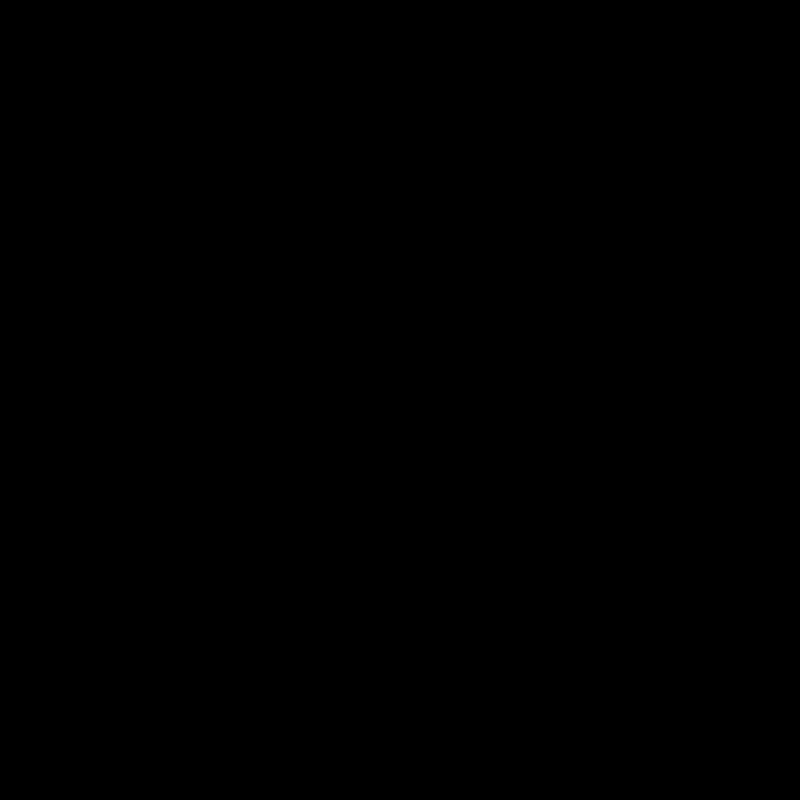
Frame 1 (no input)
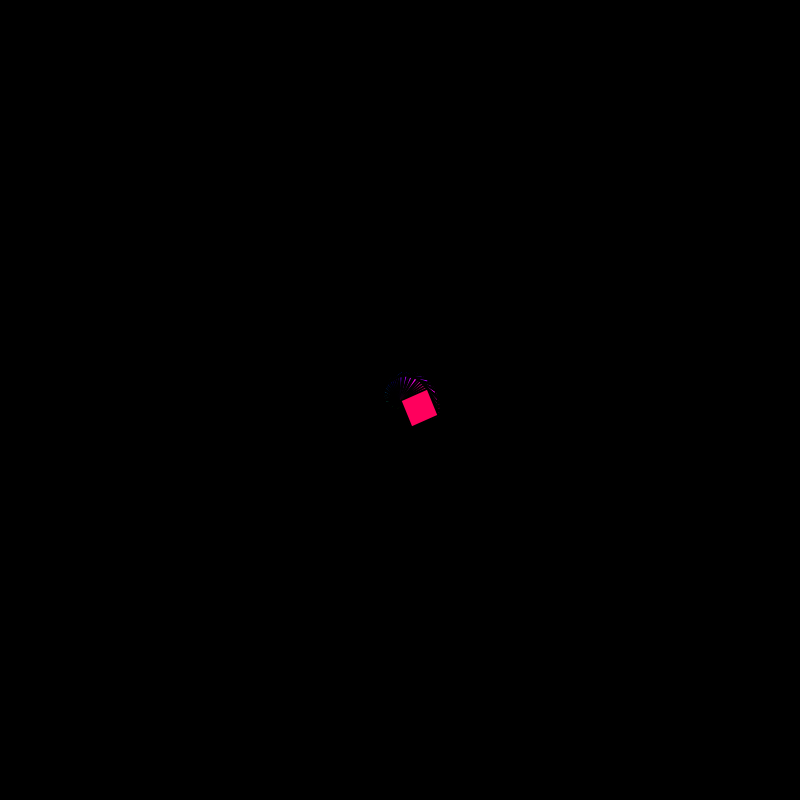
Frame 60 (the mouse pressed at the canvas centre just before this capture)
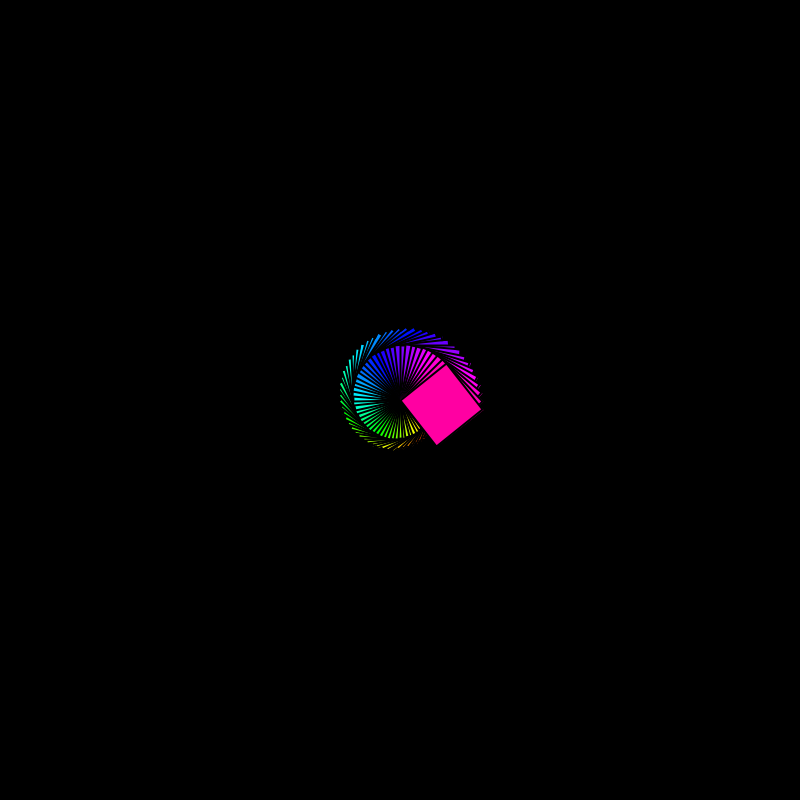
Frame 120 (the mouse held since frame 60 and released just before this capture)

The Processing sketch that drew these frames (run headless with seeded random() and noise(); from frame 60 on, the mouse is pressed at the canvas centre):

// Processing sketch: act03_example01
// ── act03_example01.pde
float r;
float t;
float h;

void setup(){
 size(800,800);
 background(0);
 colorMode(HSB);
}

void draw(){
  translate(width/2, height/2);
  rotate(r);
  
  h = map(r%TWO_PI, 0, TWO_PI, 0, 255);
  fill(h, 255, 255);
  strokeWeight(2);
  rect(0, 0, t, t);
  
  r+= 0.1;
  t+= 0.5;
}
